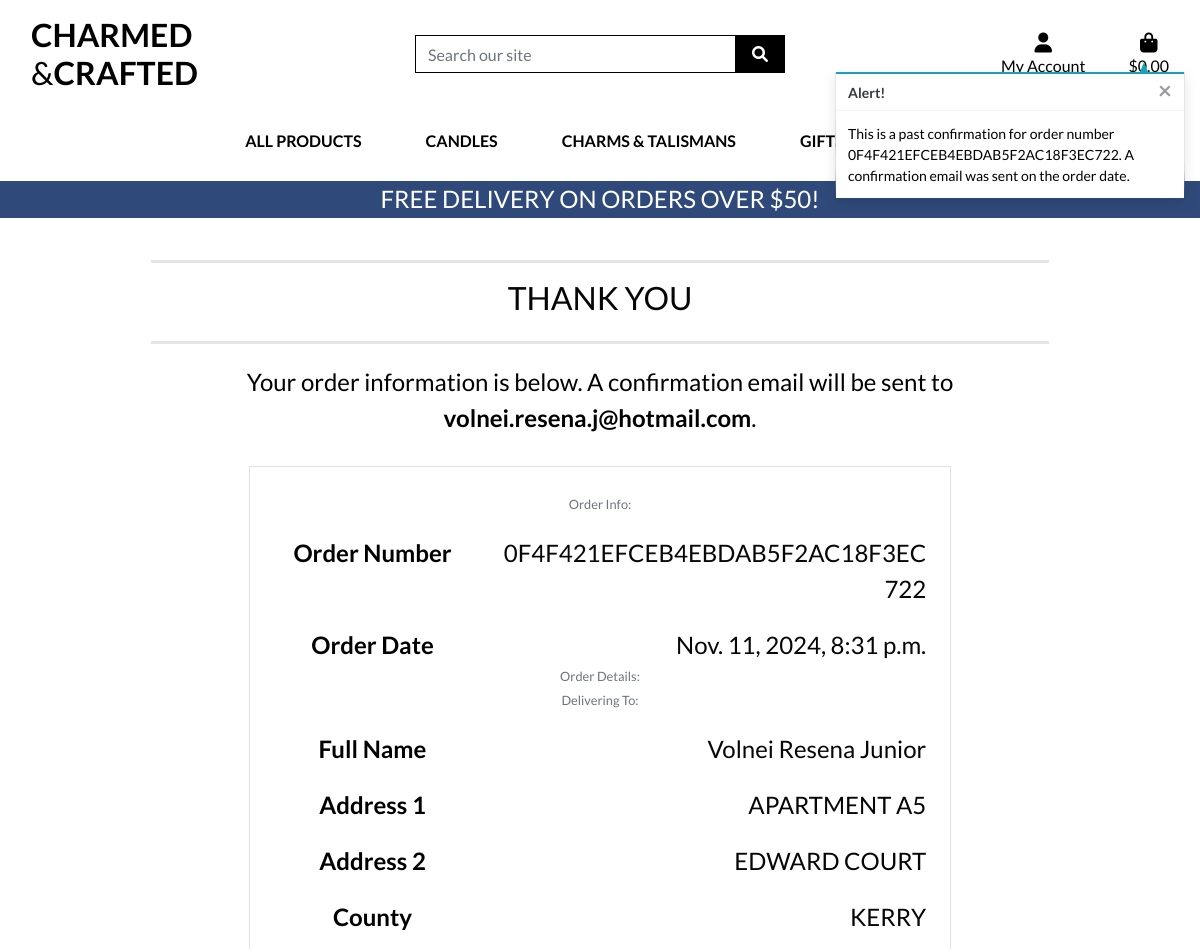
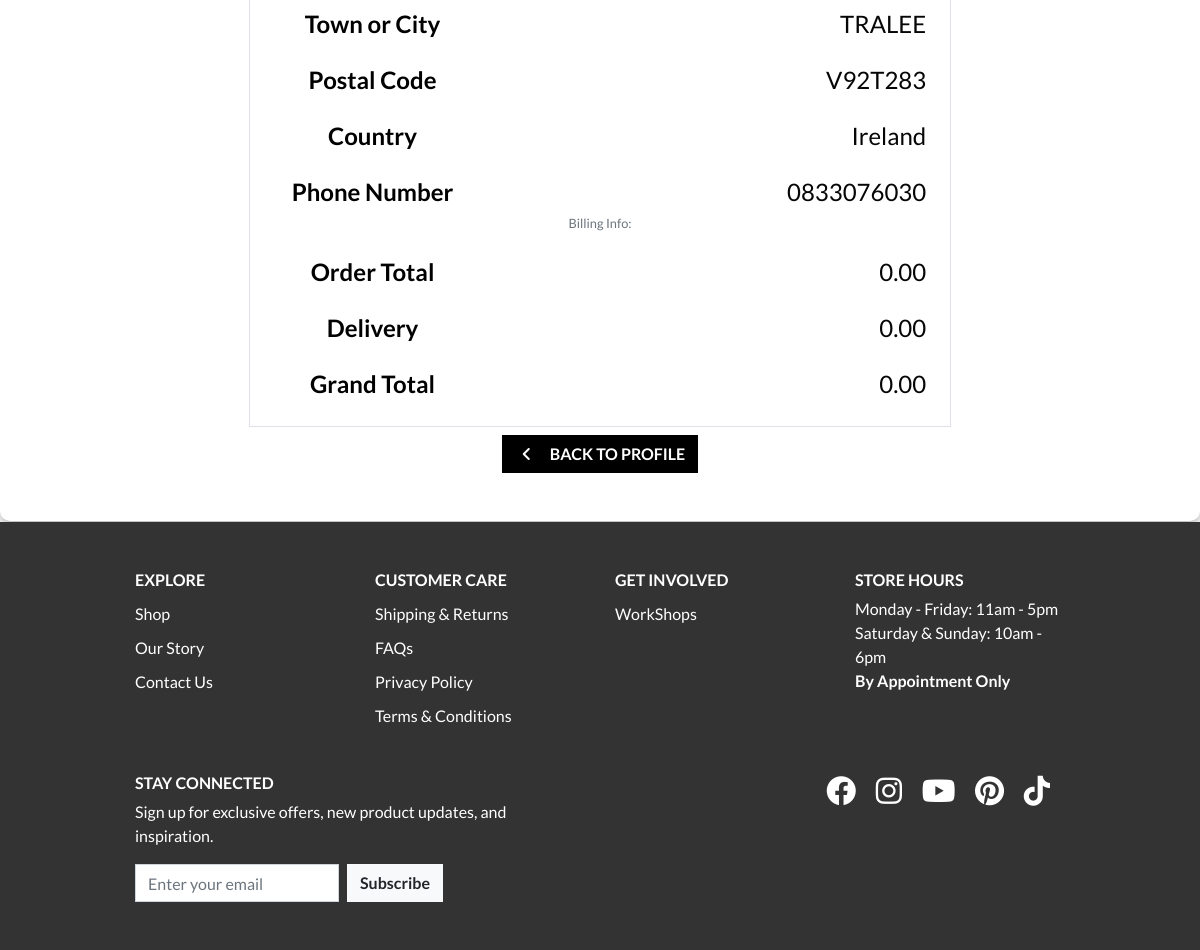
Screenshot of /profile/order_history/0F4F421EFCEB4EBDAB5F2AC18F3EC722 with the database file from the repository (2 pictures, top to bottom).
### checkout/models.py (models this page shows, shortened)
class Order(models.Model):
    order_number = models.CharField(max_length=32, null=False, editable=False)
    user_profile = models.ForeignKey(
        UserProfile, on_delete=models.SET_NULL,
        null=True, blank=True, related_name='orders')
    full_name = models.CharField(max_length=50, null=False, blank=False)
    email = models.EmailField(max_length=254, null=False, blank=False)
    phone_number = models.CharField(max_length=20, null=False, blank=False)
    country = models.CharField(
        max_length=2,
        choices=get_country_choices(),
        blank=True,
        null=True,
    )
    postcode = models.CharField(max_length=20, null=True, blank=True)
    town_or_city = models.CharField(max_length=40, null=False, blank=False)
    street_address1 = models.CharField(max_length=80, null=False, blank=False)
    street_address2 = models.CharField(max_length=80, null=True, blank=True)
    county = models.CharField(max_length=80, null=True, blank=True)
    date = models.DateTimeField(auto_now_add=True)
    delivery_cost = models.DecimalField(max_digits=6,
                                        decimal_places=2,
                                        null=False,
                                        default=0
                                        )
    order_total = models.DecimalField(max_digits=10,
                                      decimal_places=2,
                                      null=False,
                                      default=0
                                      )
    grand_total = models.DecimalField(max_digits=10,
                                      decimal_places=2,
                                      null=False,
                                      default=0
                                      )
    original_bag = models.TextField(null=False, blank=False, default='')
    stripe_pid = models.CharField(max_length=254,
                                  null=False,
                                  blank=False,
                                  default=''
                                  )

### profiles/views.py (the view)
def order_history(request, order_number):
    order = get_object_or_404(Order, order_number=order_number)
    messages.info(request, (
        f'This is a past confirmation for order number {order_number}. '
        'A confirmation email was sent on the order date.'
    ))
    template = 'checkout/checkout_success.html'
    context = {
        'order': order,
        'from_profile': True,
    }
    return render(request, template, context)

### home/forms.py
class SubscriptionForm(forms.ModelForm):
    class Meta:
        model = Subscription
        fields = ['email']
        widgets = {
            'email': forms.EmailInput(attrs={
                'class': 'form-control mr-2 mb-2 mb-lg-0',
                'placeholder': 'Enter your email',
                'style': 'border-radius: 0;',
                'id': 'id_subscription_email',
            }),
        }

### bag/contexts.py (called while the page is built, shortened)
def bag_contents(request):
    bag_items = []
    total = 0
    product_count = 0
    bag = request.session.get('bag', {})
    if total < settings.FREE_DELIVERY_THRESHOLD:
        delivery = total * Decimal(settings.STANDARD_DELIVERY_PERCENTAGE / 100)
        free_delivery_delta = settings.FREE_DELIVERY_THRESHOLD - total
    else:
        delivery = 0
        free_delivery_delta = 0
    grand_total = delivery + total
    context = {
        'bag_items': bag_items,
        'total': total,
        'product_count': product_count,
        'delivery': delivery,
        'free_delivery_delta': free_delivery_delta,
        'free_delivery_threshold': settings.FREE_DELIVERY_THRESHOLD,
        'grand_total': grand_total,
    }
    return context

### home/context_processors.py (called while the page is built)
def subscription_form(request):
    return {'subscription_form': SubscriptionForm()}

### checkout/templates/checkout/checkout_success.html (shortened to what this page needs)
{% extends "base.html" %}
{% load static %}
{% block extra_css %}
    <link rel="stylesheet" href="{% static 'checkout/css/checkout.css' %}">
{% endblock %}
{% block page_header %}
    <div class="container header-container">
    </div>
{% endblock %}
{% block content %}
    <div class="overlay clearover">
        <div class="container text-center">
            <div class="row">
                <div class="col">
                    <hr>
                    <h2 class="logo-font mb-4">Thank You</h2>
                    <hr>
                    <p class="text-black">Your order information is below. A confirmation email will be sent to <strong>{{ order.email }}</strong>.</p>
                </div>
            </div>
            <div class="row">
                <div class="col-12 col-lg-12">
                    <div class="order-confirmation-wrapper p-4 border">
                        <div class="row">
                            <div class="col">
                                <small class="text-muted">Order Info:</small>
                            </div>
                        </div>
                        <div class="row">
                            <div class="col-12 col-md-4">
                                <p class="mb-0 text-black font-weight-bold">Order Number</p>
                            </div>
                            <div class="col-12 col-md-8 text-md-right wrap-text wrap-order-number">
                                <p class="mb-0">{{ order.order_number }}</p>
                            </div>
                        </div>
                        <div class="row">
                            <div class="col-12 col-md-4">
                                <p class="mb-0 text-black font-weight-bold">Order Date</p>
                            </div>
                            <div class="col-12 col-md-8 text-md-right">
                                <p class="mb-0">{{ order.date }}</p>
                            </div>
                        </div>
                        <div class="row">
                            <div class="col">
                                <small class="text-muted">Order Details:</small>
                            </div>
                        </div>
                        <div class="row">
                            <div class="col">
                                <small class="text-muted">Delivering To:</small>
                            </div>
                        </div>
                        <div class="row">
                            <div class="col-12 col-md-4">
                                <p class="mb-0 text-black font-weight-bold">Full Name</p>
                            </div>
                            <div class="col-12 col-md-8 text-md-right">
                                <p class="mb-0">{{ order.full_name }}</p>
                            </div>
                        </div>
                        <div class="row">
                            <div class="col-12 col-md-4">
                                <p class="mb-0 text-black font-weight-bold">Address 1</p>
                            </div>
                            <div class="col-12 col-md-8 text-md-right">
                                <p class="mb-0">{{ order.street_address1 }}</p>
                            </div>
                        </div>
                        {% if order.street_address2 %}
                        <div class="row">
                            <div class="col-12 col-md-4">
                                <p class="mb-0 text-black font-weight-bold">Address 2</p>
                            </div>
                            <div class="col-12 col-md-8 text-md-right">
                                <p class="mb-0">{{ order.street_address2 }}</p>
                            </div>
                        </div>
                        {% endif %}
                        {% if order.county %}
                        <div class="row">
                            <div class="col-12 col-md-4">
                                <p class="mb-0 text-black font-weight-bold">County</p>
                            </div>
                            <div class="col-12 col-md-8 text-md-right">
                                <p class="mb-0">{{ order.county }}</p>
                            </div>
                        </div>
                        {% endif %}
                        <div class="row">
                            <div class="col-12 col-md-4">
                                <p class="mb-0 text-black font-weight-bold">Town or City</p>
                            </div>
                            <div class="col-12 col-md-8 text-md-right">
                                <p class="mb-0">{{ order.town_or_city }}</p>
                            </div>
                        </div>
                        {% if order.postcode %}
                        <div class="row">
                            <div class="col-12 col-md-4">
                                <p class="mb-0 text-black font-weight-bold">Postal Code</p>
                            </div>
                            <div class="col-12 col-md-8 text-md-right">
                                <p class="mb-0">{{ order.postcode }}</p>
                            </div>
                        </div>
                        {% endif %}
                        <div class="row">
                            <div class="col-12 col-md-4">
                                <p class="mb-0 text-black font-weight-bold">Country</p>
                            </div>
                            <div class="col-12 col-md-8 text-md-right">
                                <p class="mb-0">{{ order.country }}</p>
                            </div>
                        </div>
                        <div class="row">
                            <div class="col-12 col-md-4">
                                <p class="mb-0 text-black font-weight-bold">Phone Number</p>
                            </div>
                            <div class="col-12 col-md-8 text-md-right">
                                <p class="mb-0">{{ order.phone_number }}</p>
                            </div>
                        </div>
                        <div class="row">
                            <div class="col">
                                <small class="text-muted">Billing Info:</small>
                            </div>
                        </div>
                        <div class="row">
                            <div class="col-12 col-md-4">
                                <p class="mb-0 text-black font-weight-bold">Order Total</p>
                            </div>
                            <div class="col-12 col-md-8 text-md-right">
                                <p class="mb-0">{{ order.order_total }}</p>
                            </div>
                        </div>
                        <div class="row">
                            <div class="col-12 col-md-4">
                                <p class="mb-0 text-black font-weight-bold">Delivery</p>
                            </div>
                            <div class="col-12 col-md-8 text-md-right">
                                <p class="mb-0">{{ order.delivery_cost }}</p>
                            </div>
                        </div>
                        <div class="row">
                            <div class="col-12 col-md-4">
                                <p class="mb-0 text-black font-weight-bold">Grand Total</p>
                            </div>
                            <div class="col-12 col-md-8 text-md-right">
                                <p class="mb-0">{{ order.grand_total }}</p>
                            </div>
                        </div>
                    </div>
                </div>
            </div>
            <div class="row">
                <div class="col-12 text-center">
                    {% if from_profile %}
                    <a href="{% url 'profile' %}" class="btn btn-black rounded-0 my-2">
                        <span class="icon mr-2">
                            <i class="fas fa-angle-left"></i>
                        </span>
                        <span class="text-uppercase">Back to Profile</span>
                    </a>
                {% endif %}
            </div>
        </div>
        </div>
    </div>
{% endblock %}

### static/css/base.css (style rules this page uses)
html, body { height: 100%; margin: 0; display: flex; flex-direction: column; }
body { height: 100%; color: #ffffff; font-family: 'Lato'; display: flex; flex-direction: column; }
hr { border-top: 3px solid rgba(0, 0, 0, .1); }
.icon { align-items: center; display: inline-flex; justify-content: center; height: 1.5rem; width: 1.5rem; }
.logo-font { text-transform: uppercase; }
.btn-black { background: black; color: white; }
.btn { font-weight: 600; }
.text-black { color: #000 !important; }
.footer .form-inline input { width: auto; padding: 0.375rem 0.75rem; border-radius: 0; }
.overlay { background: #fff7ff; padding: 80px 20px 40px 20px; text-align: center; border-radius: 10px; box-shadow: 0 4px 10px rgba(0, 0, 0, 0.3); color: #060606; min-height: 80vh; }
.overlay p { font-size: 1.5rem; margin: 20px 0 30px; font-weight: 400; }
.clearover { background: #ffffff !important; }
.wrap-text { word-wrap: break-word; overflow-wrap: break-word; white-space: normal; }
@media (min-width: 992px) { .header-container { padding-top: 164px; } }
@media (min-width: 992px) { .order-confirmation-wrapper { text-align: center; margin: 0 auto; width: fit-content; } }
@media (min-width: 992px) { .wrap-text { word-wrap: break-word; overflow-wrap: break-word; white-space: normal; text-align: left; } }
@media (min-width: 1200px) { .container { max-width: 80%; } }

### rows the page displays
Order: email "volnei.resena.j@hotmail.com", order_number "0F4F421EFCEB4EBDAB5F2AC18F3EC722", date "Nov. 11, 2024, 8:31 p.m.", full_name "Volnei Resena Junior", street_address1 "APARTMENT A5", street_address2 "EDWARD COURT", county "KERRY", town_or_city "TRALEE", postcode "V92T283", country "Ireland", phone_number "0833076030", order_total "0.00", delivery_cost "0.00", grand_total "0.00"

### other values shown
{{ free_delivery_threshold }} "50"
{{ message }} "This is a past confirmation for order number 0F4F421EFCEB4EBDAB5F2AC18F3EC722. A confirmation email was sent on the order date."
